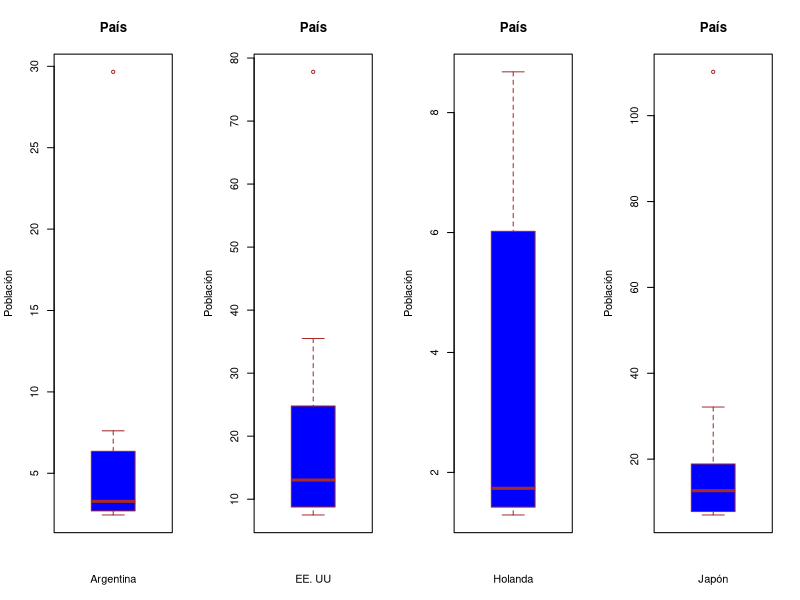

Generate this figure with R:
## ---- chunk 1
knitr::opts_chunk$set(echo = TRUE)
## ---- chunk 2
##summary(cars)
argentina <- c(29.66,7.61,6.35,4.10,3.80,2.75,2.70,2.69,2.51,2.44)
eeuu <- c(77.81,35.50,24.79,20.02,16.70,9.39,9.38,8.76,7.63,7.50)
holanda <- c(8.68,7.31,6.02,2.64,1.75,1.72,1.51,1.42,1.31,1.29)
japon <- c(110.21,32.14,18.88,16.38,13.37,11.92,10.71,7.80,7.70,7.00)


## ---- chunk 3

par(mfrow = c(1,4))
boxplot(argentina,
        main = "País",
        xlab = "Argentina",
        ylab = "Población",
        col = "blue",
        border = "brown",
        vertical = TRUE,
        notch = FALSE
)


boxplot(eeuu,
        main = "País",
        xlab = "EE. UU",
        ylab = "Población",
        col = "blue",
        border = "brown",
        vertical = TRUE,
        notch = FALSE
)
boxplot(holanda,
       main = "País",
        xlab = "Holanda",
        ylab = "Población",
        col = "blue",
        border = "brown",
        vertical = TRUE,
        notch = FALSE
)
boxplot(japon,
       main = "País",
        xlab = "Japón",
        ylab = "Población",
        col = "blue",
        border = "brown",
        vertical = TRUE,
        notch = FALSE
)
